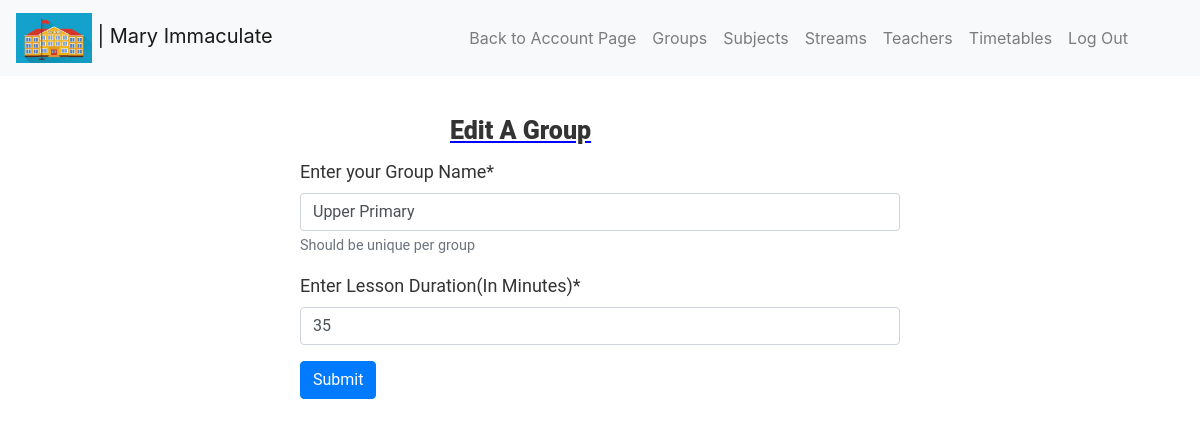
/school/S6gHC1W5/groups/upper-primary/edit/, run on the app's committed database.
### school/models.py (models this page shows, shortened)
class School(models.Model):
    user = models.ForeignKey(settings.AUTH_USER_MODEL, on_delete=models.CASCADE, db_index=True)
    schoolname = models.CharField(max_length=200)
    randomid = models.CharField(max_length=60, unique=True)
    schoollogo = models.ImageField(upload_to='logo', validators=[validate_logo], default='logo.jpg')
    class Meta:
        verbose_name = ("School")
        verbose_name_plural = ("Schools")

### groups/models.py (models this page shows, shortened)
class SchoolGroups(models.Model):
    school = models.ForeignKey(School, on_delete=models.CASCADE)
    groupname = models.CharField(max_length=100)
    slug = models.SlugField()
    lessonduration = models.PositiveIntegerField()
    class Meta:
        verbose_name = ("Group")
        verbose_name_plural = ("Groups")

### groups/views.py (the view, shortened to what this page needs)
# urls.py: path('school/<randomid>/groups/<groupslug>/edit/', views.groupedit, name="editgroup"),
def groupedit(request, randomid, groupslug):
    theschool = get_object_or_404(School, randomid=randomid)
    thegroup = get_object_or_404(SchoolGroups, school__randomid=randomid, slug=groupslug)
    thelabel = 'Edit A Group'
    update_initial = {}
    update_initial["groupname"] = thegroup.groupname
    update_initial["lessonduration"] = thegroup.lessonduration
    groupform = GroupsForm(theschool=theschool, thestate='Edit', groupname=thegroup.groupname, data=update_initial)
    groupform.helper.form_action = reverse('editgroup', kwargs={"randomid":randomid, "groupslug":groupslug})
    return render(request, "frontend/school/schoolforms.html", {"form":groupform, "theschool":theschool,"thelabel":thelabel})

### groups/forms.py (called while the page is built)
    def clean(self):
        cleaned_data = super(GroupsForm, self).clean()
        enteredgroupname = cleaned_data.get("groupname")
        slugifiedtitle = slugify(enteredgroupname)
        checksgroupname = SchoolGroups.objects.filter(school__id=self.currentschool.id, slug=slugifiedtitle).count()
        if self.currentstate == 'Add':
            if checksgroupname > 0:
                raise forms.ValidationError("The group name should be unique")
        else:
            if enteredgroupname != self.initialgroupname:
                if checksgroupname > 0:
                    raise forms.ValidationError("The group name should be unique")

### frontend/templates/frontend/school/schoolforms.html (shortened to what this page needs)
{% extends "base/school.html" %}
{% load crispy_forms_tags %}
{% block schooldetails %}
<a class="navbar-brand" href="{% url 'schoolview' randomid=theschool.randomid %}"><img src="{{ theschool.schoollogo.url }}" alt="{{ theschool.schoolname }}" height="50px"> | {{ theschool.schoolname }}</a>
{% endblock %}
{% block navigation %}
<li class="nav-item">
    <a class="nav-link" href="{% url 'groupview' randomid=theschool.randomid %}">Groups</a>
</li>
<li class="nav-item">
    <a class="nav-link" href="{% url 'subjectview' randomid=theschool.randomid %}">Subjects</a>
</li>
<li class="nav-item">
    <a class="nav-link" href="{% url 'streamview' randomid=theschool.randomid %}">Streams</a>
</li>
<li class="nav-item">
    <a class="nav-link" href="{% url 'teacherview' randomid=theschool.randomid %}">Teachers</a>
</li>
<li class="nav-item">
    <a class="nav-link" href="{% url 'timetablesview' randomid=theschool.randomid %}">Timetables</a>
</li>
{% endblock %}
{% block content %}
<div class="page-content">
    <div class="form-v5-content">
        <label class="form-title">{{ thelabel }}</label>
        {% crispy form %}
    </div>
</div>
{% endblock %}

### frontend/static/frontend/css/style.css (style rules this page uses)
body { margin: 0; }
.page-content { width: 100%; margin: 0 auto; display: flex; align-items: center; }
.form-v5-content { background: #fff; width: 670px; border-radius: 8px; font-family: 'Roboto', sans-serif; margin: 3% 25%; color: #333; font-weight: 400; position: relative; font-size: 18px; }
label.form-title, .form-title>legend { margin-left: 25%; font-weight: 900; font-size: 25px; text-decoration-line: underline; text-decoration-color: blue; }

### data on the page
School: schoollogo (picture), schoolname "Mary Immaculate"
SchoolGroups: groupname "Upper Primary", lessonduration "35"

### other printed values
{{ thelabel }} "Edit A Group"
